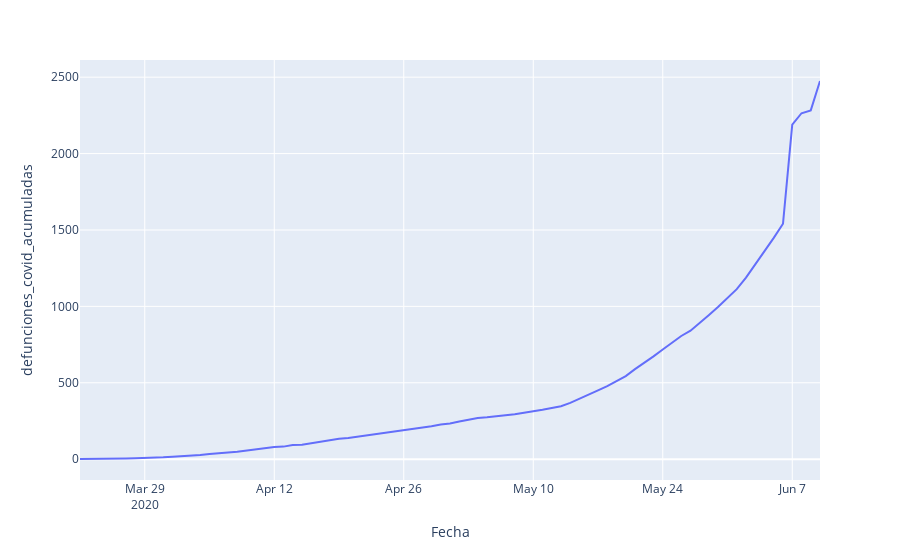

Here is the notebook cell this chart was saved with:
### Markdown cell above
Muertes acumuladas por COVID según minsal

### Code cell
px.line(muertes_covid.query('Region=="Total"'), x='Fecha', y='defunciones_covid_acumuladas')
